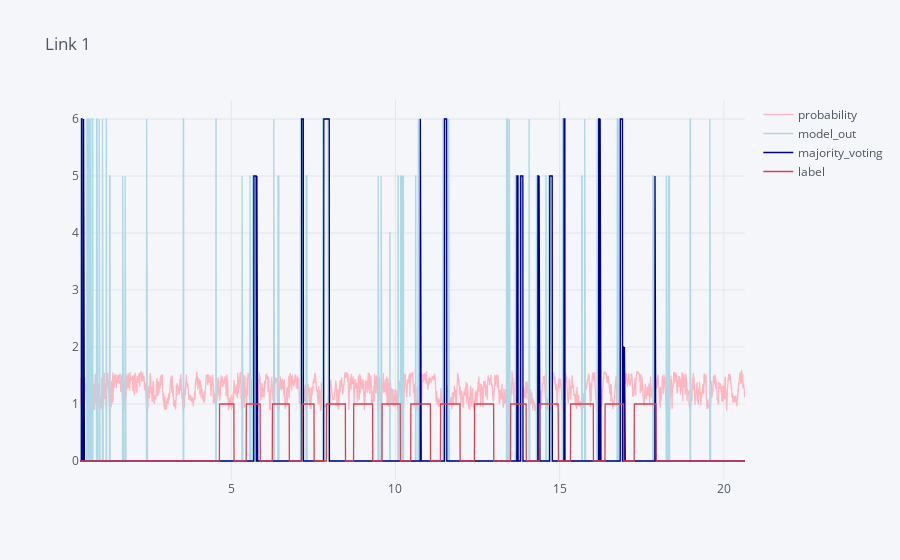
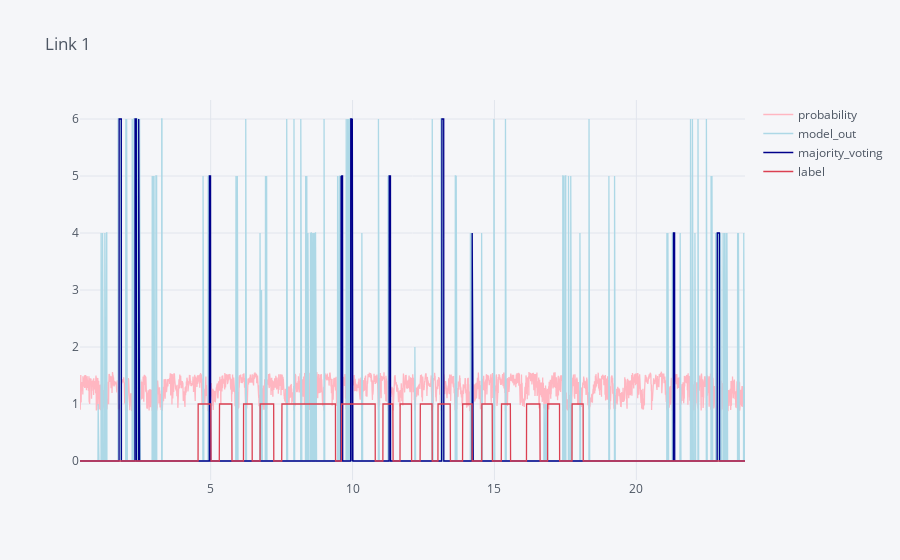
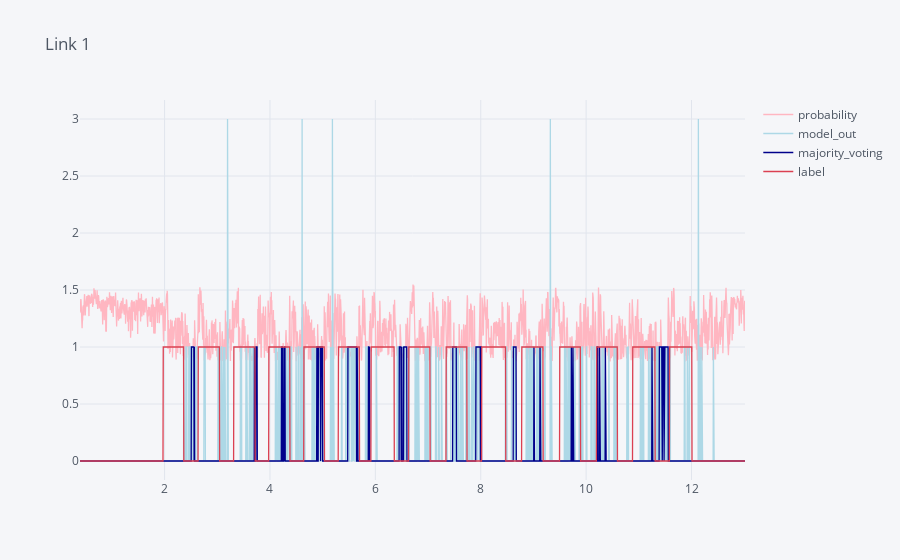

These figures' notebook cell, in order:
### Code cell
# Testing
dataset_info = {
    os.getcwd().replace('AIModels', '') + '/dataset/franka_mindlab/labeled_data/': 7,
    os.getcwd().replace('AIModels', '') + '/dataset/ur5/labeled_data/': 6,
    os.getcwd().replace('AIModels', '') + '/dataset/franka_main/labeled_data/': 7
}
dict_label = {'link7': 7, 'link6':6, 'link5':5, 'link4':4, 'link3':3, 'link2':2, 'link1':1, 'no_contact': 0}
selected_features = [f'e{i}' for i in range(7)]#+[ f'de{i}' for i in range(robot_dof)]

n = 14  # Window size for majority voting

model = models[1].eval()

# Loop through each dataset path and corresponding dof
for data_path, dof in dataset_info.items():
    print(data_path)
    # Load the dataset for testing
    testing_datasets = LoadDatasets(data_path, dict_label)
    test_datasetloader = DataLoader(testing_datasets, batch_size=1, shuffle=False)

    # Iterate through the dataset (trials)
    for trial_dataset_path, label in test_datasetloader:
        # Load the dataset for the specific trial
        data = LoadSeqDataset(file_path=trial_dataset_path[0], label=label[0], 
                               selected_features=selected_features[0:dof], seq_num=seq_num, gap=1)

        # Initialize an empty dataframe if not done before
        df = pd.DataFrame(columns=["time", "label", "model_out", "probability", "majority_voting"])

        # Create a DataLoader for this specific trial data
        test_loader = DataLoader(data, batch_size=len(data), shuffle=False)

        # Iterate through the DataLoader to make predictions
        for batch_idx, (seqs, labels) in enumerate(test_loader):
            seqs = seqs.float().to(device)  # Convert sequences to float and move to device

            # Perform the prediction without gradient computation
            with torch.no_grad():
                probabilities,predictions = model.prediction(seqs, threshold=-0.75)

            # Fill the dataframe with the results
            df['time'] = data.data.time[seq_num - 1:-1]
            df['label'] = labels.cpu().numpy()  # Convert label to numpy
            df['model_out'] = predictions.cpu().detach().numpy()  # Convert predictions to numpy
            df['probability'] = probabilities.cpu().detach().numpy()  # Convert probabilities to numpy
            df['majority_voting'] = majority_voting_last_n(df['model_out'], n)

        # Plotting using Plotly (assuming you have plotly installed)
        df.iplot(x='time', y=['probability', 'model_out', 'majority_voting', 'label'], 
                 colors=['lightpink', 'lightblue', 'darkblue', 'red'], 
                 title='Link ' + str(labels.max().item()))
        break

### Figure 1 — Plotly figure (JSON) as saved in the notebook; plotly's stock layout.template omitted (floating-point values rounded to 4 significant figures; data arrays with more than 128 entries replaced by an {"elided": "..."} marker saying what was removed)
{"data": [{"line": {"color": "rgba(255, 182, 193, 1.0)", "dash": "solid", "shape": "linear", "width": 1.3}, "mode": "lines", "name": "probability", "text": "", "type": "scatter", "x": {"elided": "4051 float values"}, "y": {"elided": "4051 float values"}}, {"line": {"color": "rgba(173, 216, 230, 1.0)", "dash": "solid", "shape": "linear", "width": 1.3}, "mode": "lines", "name": "model_out", "text": "", "type": "scatter", "x": {"elided": "4051 float values"}, "y": {"elided": "4051 int values"}}, {"line": {"color": "rgba(0, 0, 139, 1.0)", "dash": "solid", "shape": "linear", "width": 1.3}, "mode": "lines", "name": "majority_voting", "text": "", "type": "scatter", "x": {"elided": "4051 float values"}, "y": {"elided": "4051 int values"}}, {"line": {"color": "rgba(219, 64, 82, 1.0)", "dash": "solid", "shape": "linear", "width": 1.3}, "mode": "lines", "name": "label", "text": "", "type": "scatter", "x": {"elided": "4051 float values"}, "y": {"elided": "4051 int values"}}], "layout": {"legend": {"bgcolor": "#F5F6F9", "font": {"color": "#4D5663"}}, "paper_bgcolor": "#F5F6F9", "plot_bgcolor": "#F5F6F9", "title": {"font": {"color": "#4D5663"}, "text": "Link 1"}, "xaxis": {"gridcolor": "#E1E5ED", "showgrid": true, "tickfont": {"color": "#4D5663"}, "title": {"font": {"color": "#4D5663"}, "text": ""}, "zerolinecolor": "#E1E5ED"}, "yaxis": {"gridcolor": "#E1E5ED", "showgrid": true, "tickfont": {"color": "#4D5663"}, "title": {"font": {"color": "#4D5663"}, "text": ""}, "zerolinecolor": "#E1E5ED"}}}

### Figure 2 — Plotly figure (JSON) as saved in the notebook; plotly's stock layout.template omitted (floating-point values rounded to 4 significant figures; data arrays with more than 128 entries replaced by an {"elided": "..."} marker saying what was removed)
{"data": [{"line": {"color": "rgba(255, 182, 193, 1.0)", "dash": "solid", "shape": "linear", "width": 1.3}, "mode": "lines", "name": "probability", "text": "", "type": "scatter", "x": {"elided": "4687 float values"}, "y": {"elided": "4687 float values"}}, {"line": {"color": "rgba(173, 216, 230, 1.0)", "dash": "solid", "shape": "linear", "width": 1.3}, "mode": "lines", "name": "model_out", "text": "", "type": "scatter", "x": {"elided": "4687 float values"}, "y": {"elided": "4687 int values"}}, {"line": {"color": "rgba(0, 0, 139, 1.0)", "dash": "solid", "shape": "linear", "width": 1.3}, "mode": "lines", "name": "majority_voting", "text": "", "type": "scatter", "x": {"elided": "4687 float values"}, "y": {"elided": "4687 int values"}}, {"line": {"color": "rgba(219, 64, 82, 1.0)", "dash": "solid", "shape": "linear", "width": 1.3}, "mode": "lines", "name": "label", "text": "", "type": "scatter", "x": {"elided": "4687 float values"}, "y": {"elided": "4687 int values"}}], "layout": {"legend": {"bgcolor": "#F5F6F9", "font": {"color": "#4D5663"}}, "paper_bgcolor": "#F5F6F9", "plot_bgcolor": "#F5F6F9", "title": {"font": {"color": "#4D5663"}, "text": "Link 1"}, "xaxis": {"gridcolor": "#E1E5ED", "showgrid": true, "tickfont": {"color": "#4D5663"}, "title": {"font": {"color": "#4D5663"}, "text": ""}, "zerolinecolor": "#E1E5ED"}, "yaxis": {"gridcolor": "#E1E5ED", "showgrid": true, "tickfont": {"color": "#4D5663"}, "title": {"font": {"color": "#4D5663"}, "text": ""}, "zerolinecolor": "#E1E5ED"}}}

### Figure 3 — Plotly figure (JSON) as saved in the notebook; plotly's stock layout.template omitted (floating-point values rounded to 4 significant figures; data arrays with more than 128 entries replaced by an {"elided": "..."} marker saying what was removed)
{"data": [{"line": {"color": "rgba(255, 182, 193, 1.0)", "dash": "solid", "shape": "linear", "width": 1.3}, "mode": "lines", "name": "probability", "text": "", "type": "scatter", "x": {"elided": "2525 float values"}, "y": {"elided": "2525 float values"}}, {"line": {"color": "rgba(173, 216, 230, 1.0)", "dash": "solid", "shape": "linear", "width": 1.3}, "mode": "lines", "name": "model_out", "text": "", "type": "scatter", "x": {"elided": "2525 float values"}, "y": {"elided": "2525 int values"}}, {"line": {"color": "rgba(0, 0, 139, 1.0)", "dash": "solid", "shape": "linear", "width": 1.3}, "mode": "lines", "name": "majority_voting", "text": "", "type": "scatter", "x": {"elided": "2525 float values"}, "y": {"elided": "2525 int values"}}, {"line": {"color": "rgba(219, 64, 82, 1.0)", "dash": "solid", "shape": "linear", "width": 1.3}, "mode": "lines", "name": "label", "text": "", "type": "scatter", "x": {"elided": "2525 float values"}, "y": {"elided": "2525 int values"}}], "layout": {"legend": {"bgcolor": "#F5F6F9", "font": {"color": "#4D5663"}}, "paper_bgcolor": "#F5F6F9", "plot_bgcolor": "#F5F6F9", "title": {"font": {"color": "#4D5663"}, "text": "Link 1"}, "xaxis": {"gridcolor": "#E1E5ED", "showgrid": true, "tickfont": {"color": "#4D5663"}, "title": {"font": {"color": "#4D5663"}, "text": ""}, "zerolinecolor": "#E1E5ED"}, "yaxis": {"gridcolor": "#E1E5ED", "showgrid": true, "tickfont": {"color": "#4D5663"}, "title": {"font": {"color": "#4D5663"}, "text": ""}, "zerolinecolor": "#E1E5ED"}}}
